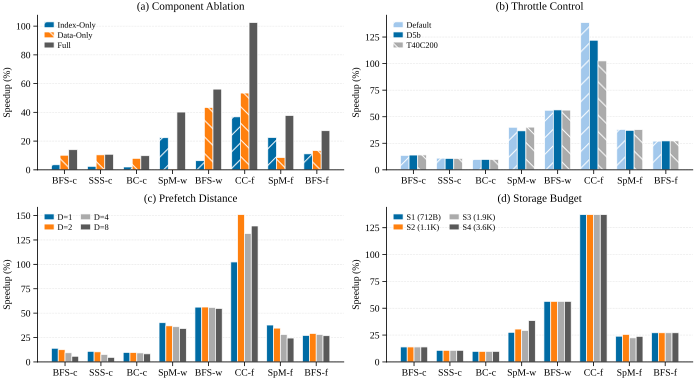

Python code for this plot:
#!/usr/bin/env python3
"""
Figure D2: 2x2 Sensitivity Composite with Component Ablation.

Subplots:
  (a) Component Ablation  — Index-Only / Data-Only / Full
  (b) Throttle Control    — Default / D5b / T40C200
  (c) Prefetch Distance   — D=1 / D=2 / D=4 / D=8
  (d) Storage Budget      — S1(712B) / S2(1.1K) / S3(1.9K) / S4(3.6K)

Data source: sensitivity_ablation_experiments.md (Exp-A through Exp-D)
"""

import sys
from pathlib import Path
import numpy as np

_REPO = Path(__file__).resolve().parents[4]  # -> /workspace/prefetch
sys.path.insert(0, str(_REPO / "ima_plan/07_paper_outline/plot_style"))

from plot_util import apply_style, CB10, HATCHES, save_fig  # noqa: E402
import matplotlib.pyplot as plt  # noqa: E402

apply_style()

# ── 8 Representative Workloads ───────────────────────────────────────────────

WORKLOADS = [
    "bfs_cit_dir", "sssp_cit_dir", "bc_cit_dir", "spmv_web_sym",
    "bfs_web_sym", "cc_flickr_sym", "spmv_flickr_sym", "bfs_flickr_sym",
]
X_LABELS = ["BFS-c", "SSS-c", "BC-c", "SpM-w", "BFS-w", "CC-f", "SpM-f", "BFS-f"]

# ── Baseline IPC (no GRASP) ──────────────────────────────────────────────────

BASELINE_IPC = {
    "bfs_cit_dir":     5.3349,
    "sssp_cit_dir":    5.9499,
    "bc_cit_dir":      95.2826,
    "spmv_web_sym":    129.6846,
    "bfs_web_sym":     7.3528,
    "cc_flickr_sym":   46.8674,
    "spmv_flickr_sym": 79.2566,
    "bfs_flickr_sym":  9.7943,
}

# ── Exp-A: Component Ablation IPC ────────────────────────────────────────────
# Source: sensitivity_ablation_experiments.md §Exp-A IPC table

ABLATION_IPC = {
    # workload: (Index-Only, Data-Only, Full GRASP)
    "bfs_cit_dir":     (5.5220,   5.8772,   6.0830),
    "sssp_cit_dir":    (6.0955,   6.5705,   6.5949),
    "bc_cit_dir":      (97.1852,  102.9133, 104.6244),
    "spmv_web_sym":    (158.6675, 130.3898, 181.8048),
    "bfs_web_sym":     (7.8197,   10.5485,  11.4819),
    "cc_flickr_sym":   (64.1420,  71.9062,  94.8873),
    "spmv_flickr_sym": (97.0964,  86.0611,  109.2283),
    "bfs_flickr_sym":  (10.8845,  11.1063,  12.4611),
}

# ── Exp-B: Throttle Control Speedup% ────────────────────────────────────────
# Source: sensitivity_ablation_experiments.md §Exp-B Speedup% table
# (Default, D5b, T40C200)

THROTTLE_SPEEDUP = {
    "bfs_cit_dir":     (+13.6, +13.9, +14.0),
    "sssp_cit_dir":    (+11.0, +10.8, +10.8),
    "bc_cit_dir":      (+9.8,  +9.8,  +9.8),
    "spmv_web_sym":    (+40.1, +36.7, +40.2),
    "bfs_web_sym":     (+56.1, +56.4, +56.2),
    "cc_flickr_sym":   (+138.6, +122.0, +102.5),
    "spmv_flickr_sym": (+38.0, +37.2, +37.8),
    "bfs_flickr_sym":  (+27.0, +27.2, +27.2),
}

# ── Exp-C: Prefetch Distance IPC ────────────────────────────────────────────
# Source: sensitivity_ablation_experiments.md §Exp-C IPC table
# (D=1, D=2, D=4, D=8)

DISTANCE_IPC = {
    "bfs_cit_dir":     (6.0830,  6.0016,  5.8353,  5.6452),
    "sssp_cit_dir":    (6.5949,  6.5631,  6.4006,  6.2253),
    "bc_cit_dir":      (104.6244, 104.5427, 104.0702, 103.1893),
    "spmv_web_sym":    (181.8048, 177.6429, 176.4435, 174.1239),
    "bfs_web_sym":     (11.4819, 11.4908, 11.4573, 11.3891),
    "cc_flickr_sym":   (94.8873, 117.6036, 108.5085, 112.1545),
    "spmv_flickr_sym": (109.2283, 106.7236, 101.5856, 98.6639),
    "bfs_flickr_sym":  (12.4611, 12.6612, 12.5458, 12.4249),
}

# ── Exp-D: Storage Budget IPC ───────────────────────────────────────────────
# Source: sensitivity_ablation_experiments.md §Exp-D IPC table
# (S1=712B, S2=1.1KB, S3=1.9KB, S4=3.6KB)

STORAGE_IPC = {
    "bfs_cit_dir":     (6.0789,  6.0789,  6.0789,  6.0789),
    "sssp_cit_dir":    (6.5920,  6.5920,  6.5920,  6.5920),
    "bc_cit_dir":      (104.6116, 104.6116, 104.6116, 104.6116),
    "spmv_web_sym":    (165.4689, 169.3697, 167.6819, 179.5210),
    "bfs_web_sym":     (11.4964, 11.4964, 11.4964, 11.4964),
    "cc_flickr_sym":   (111.1339, 111.1339, 111.1339, 111.1339),
    "spmv_flickr_sym": (98.2555, 99.5312, 97.0296, 98.1003),
    "bfs_flickr_sym":  (12.4521, 12.4521, 12.4521, 12.4521),
}


# ── Helper: IPC -> Speedup% ─────────────────────────────────────────────────

def ipc_to_speedup(ipc_val, baseline_ipc):
    """Compute speedup percentage: (ipc - baseline) / baseline * 100."""
    return (ipc_val - baseline_ipc) / baseline_ipc * 100.0


# ── Build Figure ─────────────────────────────────────────────────────────────

fig, axes = plt.subplots(2, 2, figsize=(7.0, 3.85), constrained_layout=True)

x = np.arange(len(WORKLOADS))


# ── (a) Component Ablation ───────────────────────────────────────────────────

ax = axes[0, 0]
n_groups_a = 3
width_a = 0.24
labels_a = ["Index-Only", "Data-Only", "Full"]
colors_a = [CB10[0], CB10[1], CB10[3]]
hatches_a = ["//", "\\\\", ""]

for i, (label, color, hatch) in enumerate(zip(labels_a, colors_a, hatches_a)):
    vals = []
    for wl in WORKLOADS:
        ipc = ABLATION_IPC[wl][i]
        vals.append(ipc_to_speedup(ipc, BASELINE_IPC[wl]))
    offset = (i - (n_groups_a - 1) / 2) * width_a
    ax.bar(x + offset, vals, width_a, label=label,
           color=color, hatch=hatch, edgecolor="white", linewidth=0.5)

ax.set_title("(a) Component Ablation", fontsize=8)
ax.set_ylabel("Speedup (%)", fontsize=7)
ax.set_xticks(x)
ax.set_xticklabels(X_LABELS, fontsize=7)
ax.tick_params(axis="y", labelsize=7)
ax.legend(fontsize=6, loc="upper left", ncol=1, framealpha=0.9)


# ── (b) Throttle Control ────────────────────────────────────────────────────

ax = axes[0, 1]
n_groups_b = 3
width_b = 0.24
labels_b = ["Default", "D5b", "T40C200"]
colors_b = [CB10[7], CB10[0], CB10[2]]
hatches_b = ["//", "", "\\\\"]

for i, (label, color, hatch) in enumerate(zip(labels_b, colors_b, hatches_b)):
    vals = [THROTTLE_SPEEDUP[wl][i] for wl in WORKLOADS]
    offset = (i - (n_groups_b - 1) / 2) * width_b
    ax.bar(x + offset, vals, width_b, label=label,
           color=color, hatch=hatch, edgecolor="white", linewidth=0.5)

ax.set_title("(b) Throttle Control", fontsize=8)
ax.set_ylabel("Speedup (%)", fontsize=7)
ax.set_xticks(x)
ax.set_xticklabels(X_LABELS, fontsize=7)
ax.tick_params(axis="y", labelsize=7)
ax.legend(fontsize=6, loc="upper left", ncol=1, framealpha=0.9)


# ── (c) Prefetch Distance ───────────────────────────────────────────────────

ax = axes[1, 0]
n_groups_c = 4
width_c = 0.19
labels_c = ["D=1", "D=2", "D=4", "D=8"]
colors_c = [CB10[0], CB10[1], CB10[2], CB10[3]]

for i, (label, color) in enumerate(zip(labels_c, colors_c)):
    vals = []
    for wl in WORKLOADS:
        ipc = DISTANCE_IPC[wl][i]
        vals.append(ipc_to_speedup(ipc, BASELINE_IPC[wl]))
    offset = (i - (n_groups_c - 1) / 2) * width_c
    ax.bar(x + offset, vals, width_c, label=label,
           color=color, edgecolor="white", linewidth=0.5)

ax.set_title("(c) Prefetch Distance", fontsize=8)
ax.set_ylabel("Speedup (%)", fontsize=7)
ax.set_xticks(x)
ax.set_xticklabels(X_LABELS, fontsize=7)
ax.tick_params(axis="y", labelsize=7)
ax.legend(fontsize=6, loc="upper left", ncol=2, framealpha=0.9)


# ── (d) Storage Budget ──────────────────────────────────────────────────────

ax = axes[1, 1]
n_groups_d = 4
width_d = 0.19
labels_d = ["S1 (712B)", "S2 (1.1K)", "S3 (1.9K)", "S4 (3.6K)"]
colors_d = [CB10[0], CB10[1], CB10[2], CB10[3]]

for i, (label, color) in enumerate(zip(labels_d, colors_d)):
    vals = []
    for wl in WORKLOADS:
        ipc = STORAGE_IPC[wl][i]
        vals.append(ipc_to_speedup(ipc, BASELINE_IPC[wl]))
    offset = (i - (n_groups_d - 1) / 2) * width_d
    ax.bar(x + offset, vals, width_d, label=label,
           color=color, edgecolor="white", linewidth=0.5)

ax.set_title("(d) Storage Budget", fontsize=8)
ax.set_ylabel("Speedup (%)", fontsize=7)
ax.set_xticks(x)
ax.set_xticklabels(X_LABELS, fontsize=7)
ax.tick_params(axis="y", labelsize=7)
ax.legend(fontsize=6, loc="upper left", ncol=2, framealpha=0.9)


# ── Save & Close ─────────────────────────────────────────────────────────────

out_dir = Path(__file__).resolve().parent
save_fig(fig, "proto_figD2_sens_with_ablation", out_dir)
plt.close(fig)
print(f"Saved to {out_dir}/proto_figD2_sens_with_ablation.{{pdf,svg}}")
